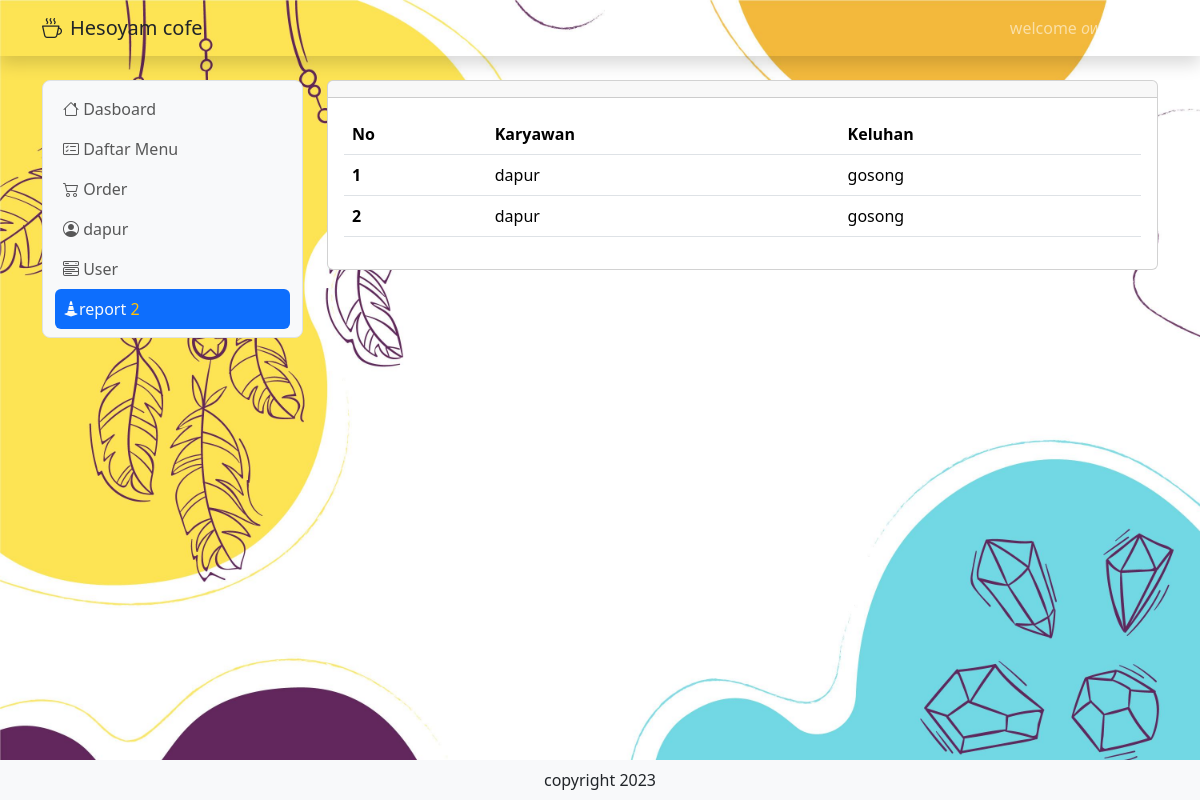
The page /report (signed in) on the database its author committed.
### tables this page shows
CREATE TABLE `tb_user` (
  `id` int(11) NOT NULL,
  `username` varchar(200) NOT NULL,
  `password` varchar(200) NOT NULL,
  `level` int(1) DEFAULT NULL,
  `nama` varchar(200) NOT NULL,
  `notelepon` varchar(15) NOT NULL,
  `alamat` varchar(200) NOT NULL
);

CREATE TABLE `tb_report` (
  `id_report` int(11) NOT NULL,
  `Keluhan` varchar(20) NOT NULL,
  `nama` varchar(200) NOT NULL
);

### report.php (the view)
<?php $no = 1; ?>
<?php
include 'proses/conect.php';
$query = mysqli_query(
    $conn,
    "SELECT * FROM tb_report"
);
while ($record = mysqli_fetch_array($query)) {
    $result[] = $record;
}
?>
<div class="col-lg-9  mt-2">
    <div class="card">
        <div class="card-header">
        </div>
        <div class="card-body">
            <table class="table">
                <thead>
                    <tr>
                        <th scope="col">No</th>
                        <th scope="col">Karyawan</th>
                        <th scope="col">Keluhan</th>
                    </tr>
                </thead>
                <tbody>
                    <?php
                    if (empty($result)) {
                        echo 'Belum ada pengaduan';
                    } else {
                        foreach ($result as $row) {
                    ?>
                            <tr>
                                <th scope="row"><?php echo $no++ ?></th>
                                <td><?php echo $row['nama']; ?></td>
                                <td><?php echo $row['Keluhan']; ?></td>
                            </tr>
                    <?php  }
                    } ?>
                </tbody>
            </table>
        </div>
    </div>
</div>

### header.php (shortened to what this page needs)
<nav class="navbar navbar-expand bg-transparant shadow navbar-dark">
    <div class="container">
        <a class="navbar-brand text-dark <?php echo (isset($_GET['x']) && $_GET['x'] == 'home') ?> active link-light" href="home"><i class="bi bi-cup-hot me-2 "></i>Hesoyam cofe</a>
        <div class="collapse navbar-collapse justify-content-end" id="navbarNavDropdown">
            <ul class="navbar-nav">
                <li class="nav-item dropdown">
                    <a class="nav-link dropdown-toggle" href="#" role="button" data-bs-toggle="dropdown" aria-expanded="false"> welcome <i><?php echo $hasil['nama'], $hasil['level']; ?></i>
                    </a>
                </li>
            </ul>
        </div>
    </div>
</nav>

### main.php (style rules this page uses)
body { background-image: url('asset/bgbody.jpg'); background-size: cover; }

### rows shown on the page
tb_user: nama "owner"
tb_report: nama "dapur", Keluhan "gosong"
tb_report: nama "dapur", Keluhan "gosong"

### other values the page prints
$no "2"
